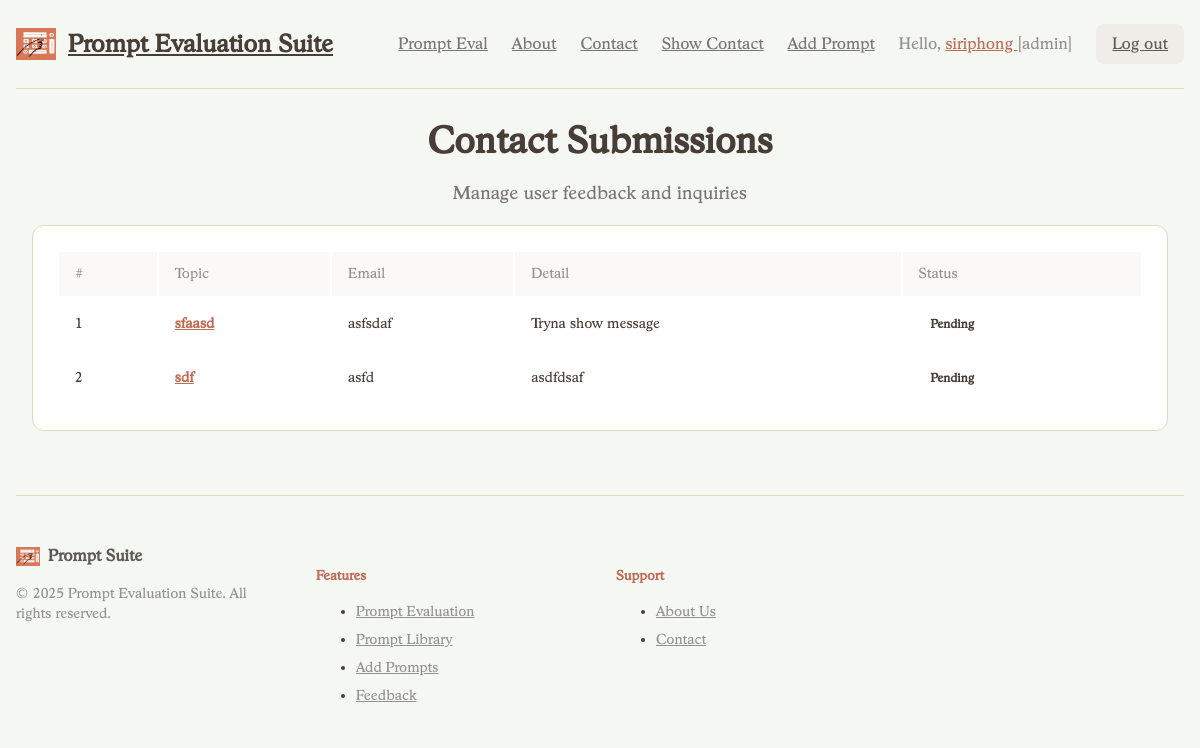
Page /showcontact/ (signed in) on the earlier database version.
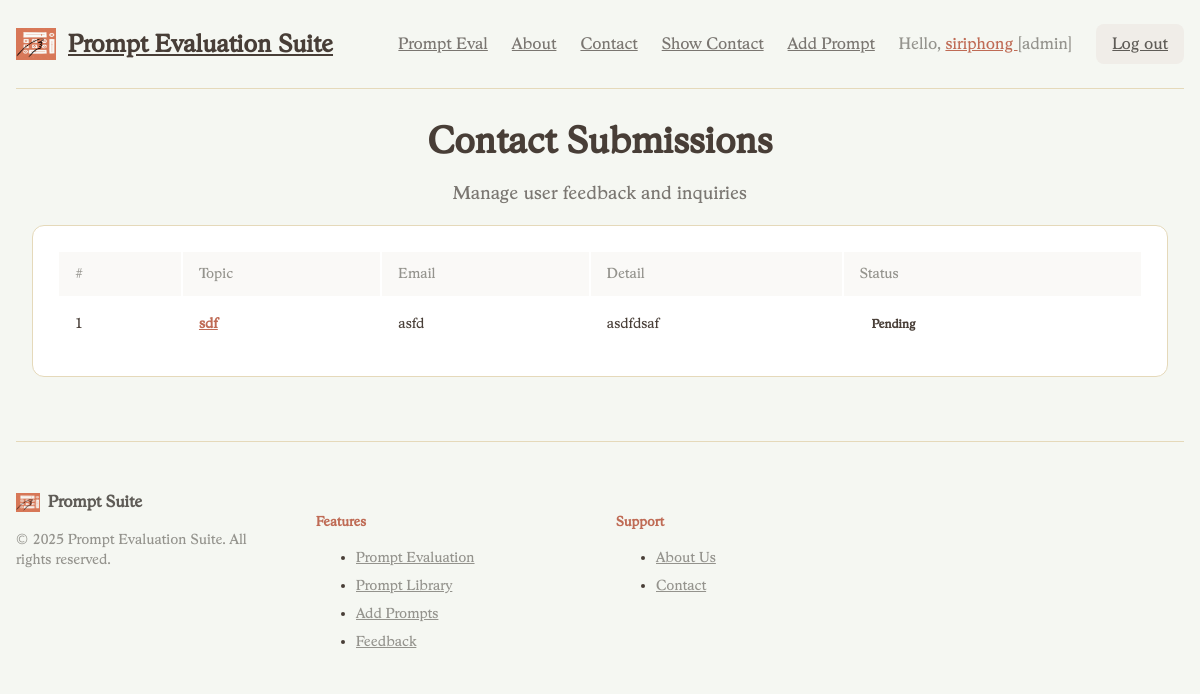
Same page on the later database version.
### myapp/models.py (models this page shows, shortened)
class Profile(models.Model):
    user = models.OneToOneField(User, on_delete=models.CASCADE)
    usertype = models.CharField(max_length=100, default="member")
    point = models.IntegerField(default=0)

class ContactList(models.Model):
    topic = models.CharField(max_length=200)
    email = models.CharField(max_length=100)
    detail = models.TextField(null=True, blank=True)
    complete = models.BooleanField(default=False)

### myapp/views.py (the view)
# urls.py: path("showcontact/", showContact, name="showcontact-page"),
@login_required(login_url="/login")
def showContact(request):
    allcontact = ContactList.objects.all()
    context = {"contact": allcontact}
    return render(request, "myapp/showcontact.html", context)

### myapp/template/myapp/showcontact.html (shortened to what this page needs)
{% extends 'myapp/base.html' %}
{% block myheader %}
<div class="text-center mb-10">
  <h1 class="text-4xl font-bold text-earth-900 mb-3">Contact Submissions</h1>
  <p class="text-earth-700 text-lg">Manage user feedback and inquiries</p>
</div>
{% endblock myheader %}
{% block content %}
<div class="max-w-7xl mx-auto px-4 sm:px-6 lg:px-8">
  <div class="bg-white rounded-xl shadow-lg border border-earth-200 p-6 w-full">
    {% if contact %}
      <div class="overflow-x-auto">
        <table class="min-w-full w-full table-fixed divide-y divide-earth-200 text-sm">
          <thead class="bg-earth-50">
            <tr>
              <th class="px-4 py-3 text-left font-medium text-earth-600 uppercase tracking-wider w-[6%]">#</th>
              <th class="px-4 py-3 text-left font-medium text-earth-600 uppercase tracking-wider w-[18%]">Topic</th>
              <th class="px-4 py-3 text-left font-medium text-earth-600 uppercase tracking-wider w-[22%]">Email</th>
              <th class="px-4 py-3 text-left font-medium text-earth-600 uppercase tracking-wider w-[40%]">Detail</th>
              <th class="px-4 py-3 text-left font-medium text-earth-600 uppercase tracking-wider w-[14%]">Status</th>
            </tr>
          </thead>
          <tbody class="bg-white divide-y divide-earth-200">
            {% for data in contact %}
            <tr class="hover:bg-earth-50 transition">
              <td class="px-4 py-4 font-medium text-earth-900 text-sm">{{ forloop.counter }}</td>
              <td class="px-4 py-4 text-sm">
                <a href="{% url 'action-page' data.id %}"
                   class="text-terracotta-600 hover:text-terracotta-900 font-semibold transition-colors">
                  {{ data.topic }}
                </a>
              </td>
              <td class="px-4 py-4 text-sm text-earth-900 break-words">
                {{ data.email }}
              </td>
              <td class="px-4 py-4 text-sm">
                <div class="max-w-full overflow-hidden truncate" title="{{ data.detail }}">{{ data.detail }}</div>
              </td>
              <td class="px-4 py-4 text-sm">
                {% if data.complete %}
                  <span class="inline-flex px-3 py-1 text-xs font-semibold rounded-full bg-green-100 text-green-700">Completed</span>
                {% else %}
                  <span class="inline-flex px-3 py-1 text-xs font-semibold rounded-full bg-yellow-100 text-yellow-700">Pending</span>
                {% endif %}
              </td>
            </tr>
            {% endfor %}
          </tbody>
        </table>
      </div>
    {% endif %}
  </div>
</div>
{% endblock content %}

### myapp/template/myapp/base.html (shortened to what this page needs)
{% load static %}
<!DOCTYPE html>
<html lang="en">
  <head>
    <link href="{% static 'css/output.css' %}" rel="stylesheet" />
  </head>
  <body class="font-[Stratford-Serial] bg-sage-50 text-earth-900 min-h-screen">
    <div class="max-w-7xl mx-auto px-4 py-6">
      <header>
        <div class="flex flex-col md:flex-row items-center justify-between pb-6 mb-8 border-b border-earth-200">
          <a href="/" class="flex items-center space-x-3 text-earth-900 hover:text-terracotta-600 transition-colors group">
            <img
              src="{% static 'image/logo.png' %}"
              alt="logo"
              width="40"
              height="32"
              class="group-hover:scale-105 transition-transform"
            />
            <span class="text-2xl font-semibold">Prompt Evaluation Suite</span>
          </a>
          <nav class="flex items-center space-x-6 mt-4 md:mt-0">
            <a href="{% url 'prompt-eval-page' %}"
               class="text-earth-700 hover:text-terracotta-600 font-medium transition-colors">
              Prompt Eval
            </a>
            <a href="{% url 'about-page' %}"
               class="text-earth-700 hover:text-terracotta-600 font-medium transition-colors">
              About
            </a>
            <a href="{% url 'contact-page' %}"
               class="text-earth-700 hover:text-terracotta-600 font-medium transition-colors">
              Contact
            </a>
            {% if user.profile.usertype == "admin" %}
              <a href="{% url 'showcontact-page' %}"
                 class="text-earth-700 hover:text-terracotta-600 font-medium transition-colors">
                Show Contact
              </a>
              <a href="{% url 'addprompt-page' %}"
                 class="text-earth-700 hover:text-terracotta-600 font-medium transition-colors">
                Add Prompt
              </a>
            {% endif %}
            {% if user.is_authenticated %}
              <span class="text-earth-600">
                Hello,
                <a href="{% url 'profile-page' %}" class="text-terracotta-600 hover:text-terracotta-700 font-medium">
                  {{user.first_name}}
                </a>
                [{{user.profile.usertype}}]
              </span>
              <a href="{% url 'logout' %}"
                 class="bg-earth-100 hover:bg-earth-200 text-earth-800 px-4 py-2 rounded-lg font-medium transition-colors">
                Log out
              </a>
            {% else %}
              <a href="{% url 'login' %}"
                 class="bg-terracotta-600 hover:bg-terracotta-700 text-white px-6 py-2 rounded-lg font-medium transition-colors shadow-sm">
                Log in
              </a>
            {% endif %}
          </nav>
        </div>
        {% block myheader %}{% endblock myheader %}
      </header>
      <main>{% block content %} {% endblock content %}</main>
      <footer class="mt-16 pt-12 border-t border-earth-200">
        <div class="grid grid-cols-1 md:grid-cols-4 gap-8">
          <div class="col-span-1">
            <div class="flex items-center space-x-2 mb-4">
              <img
                src="{% static 'image/logo.png' %}"
                alt="logo"
                width="24"
                height="19"
              />
              <span class="font-semibold text-earth-800">Prompt Suite</span>
            </div>
            <p class="text-sm text-earth-600">&copy; 2025 Prompt Evaluation Suite. All rights reserved.</p>
          </div>
          <div>
            <h5 class="font-semibold text-terracotta-600 mb-4">Features</h5>
            <ul class="space-y-2 text-sm">
              <li><a href="{% url 'prompt-eval-page' %}" class="text-earth-600 hover:text-terracotta-600 transition-colors">Prompt Evaluation</a></li>
              <li><a href="{% url 'home-page' %}" class="text-earth-600 hover:text-terracotta-600 transition-colors">Prompt Library</a></li>
              {% if user.profile.usertype == "admin" %}
                <li><a href="{% url 'addprompt-page' %}" class="text-earth-600 hover:text-terracotta-600 transition-colors">Add Prompts</a></li>
              {% endif %}
              <li><a href="{% url 'contact-page' %}" class="text-earth-600 hover:text-terracotta-600 transition-colors">Feedback</a></li>
            </ul>
          </div>
          <div>
            <h5 class="font-semibold text-terracotta-600 mb-4">Support</h5>
            <ul class="space-y-2 text-sm">
              <li><a href="{% url 'about-page' %}" class="text-earth-600 hover:text-terracotta-600 transition-colors">About Us</a></li>
              <li><a href="{% url 'contact-page' %}" class="text-earth-600 hover:text-terracotta-600 transition-colors">Contact</a></li>
            </ul>
          </div>
        </div>
      </footer>
    </div>
  </body>
</html>

Differences in the rows shown:
removed ContactList: topic "sfaasd", email "asfsdaf", detail "Tryna show message", complete "Pending"
